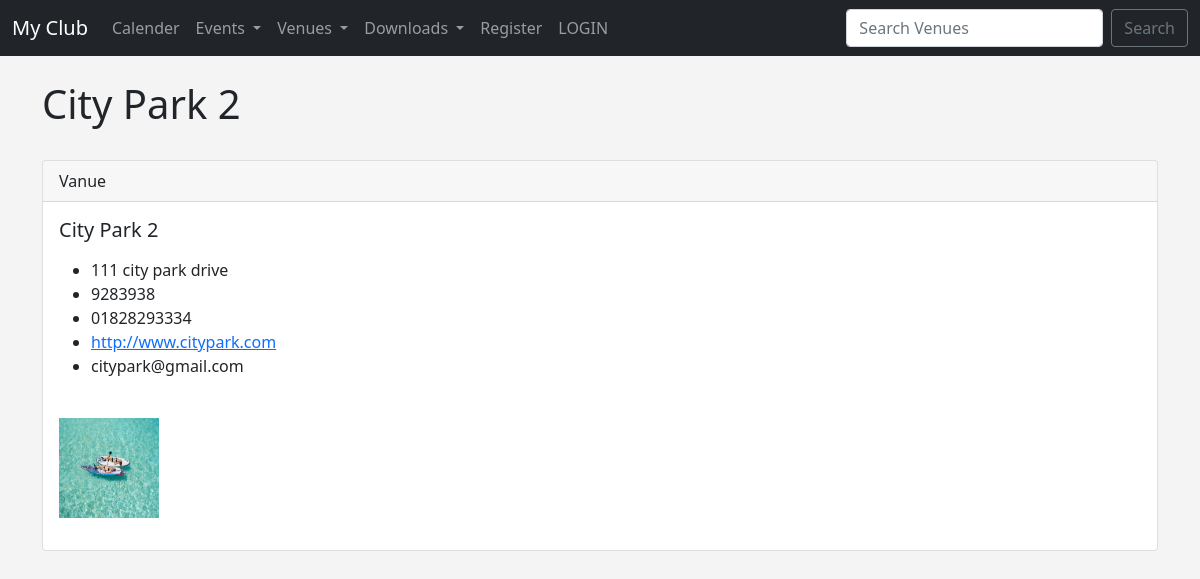
The page /show_vanue/1 on the database its author committed.
### events/models.py (models this page shows)
class Vanue(models.Model):
    name = models.CharField(max_length=300)
    address = models.CharField(max_length=120)
    zip_code = models.CharField(max_length=20)
    phone = models.CharField(max_length=12,blank=True)
    web = models.URLField('Website Address',blank=True)
    email_address = models.EmailField('Email Address',blank=True)
    vanue_image = models.ImageField(null=True,blank=True,upload_to="images/")
    owner = models.IntegerField("Venue Owner",blank=False,default=1)
    def __str__(self):
        return self.name

### events/views.py (the view)
# urls.py: path('show_vanue/<vanue_id>',views.show_vanue,name='show_vanue'),
def show_vanue(request,vanue_id):
    vanue = Vanue.objects.get(pk=vanue_id)
    return render(request,'events/show_vanue.html',{'vanue':vanue})

### templates/events/show_vanue.html
{% extends 'events/base.html' %}
{% block content %}
  <h1>{{ vanue }}</h1>
  <br/>
  <div class="card">
  <div class="card-header">
    Vanue
  </div>
  <div class="card-body">
    <h5 class="card-title">{{vanue}}</h5>
      <p class="card-text">
    <ul>
    <li>{{ vanue.address }}</li>
    <li>{{ vanue.zip_code }}</li>
    <li>{{ vanue.phone }}</li>
    <li><a href="{{vanue.web}}">{{ vanue.web }}</a></li>
    <li>{{ vanue.email_address }}</li>
   </ul>
    <br>
    {% if vanue.vanue_image %}
    <img src="{{ vanue.vanue_image.url }}" width=100 height=100>
    {% endif %}
      </p>
  </div>
</div>
{% endblock %}

### templates/events/base.html (style rules this page uses)
body { background:#f4f4f4; size:10px; }

### rows shown on the page
Vanue: name "City Park 2", address "111 city park drive", zip_code "9283938", phone "01828293334", web "http://www.citypark.com", email_address "citypark@gmail.com", vanue_image (picture)
